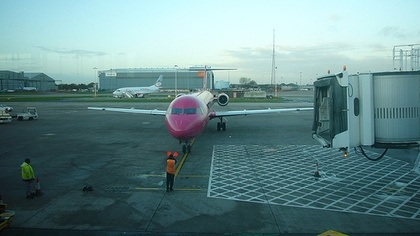
%> input picture Code/cluster/2007_000032.jpg, 420 x 236 px, shrunk from 500 x 281 before the run
$ octave --eval "result = Visual_Saliency_Map(imread('2007_000032.jpg'));"   (GNU Octave 9; MATLAB toolbox functions it lacks are replaced by stand-ins)
%> lines starting %> are read from the running program, lines starting %| are printed output that depends on the picture
function out = Visual_Saliency_Map(I)

img=uint8(255*I);
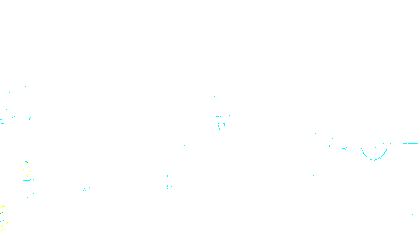
%> img: size 236x420x3 uint8; mean R, G, B 254.7, 255, 255
[count, x] = imhist(img);
%> count = 256 values, max 297233 at index 256, min 0 at index 2, mean 1161.6; x = 256 values from 0 to 255
Sal_Tab = zeros(256,1);
for j=0:255,
    for i=0:255,
    Sal_Tab(j+1) = Sal_Tab(j+1)+count(i+1)*abs(j-i);
    end
end
%> after the loop, Sal_Tab = 256 values, max 75794415 at index 1, min 32385 at index 256, mean 37913400
out=zeros(size(img));
for i=0:255,
    out(img==i)=Sal_Tab(i+1);
end
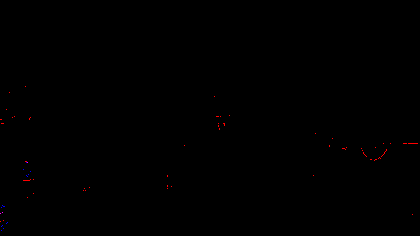
%> out: size 236x420x3 double; mean R, G, B 114934.4, 32385, 46907.6; drawn with min black and max white
out=mat2gray(out);

end

$ run again, on Code/cluster/2018.jpg
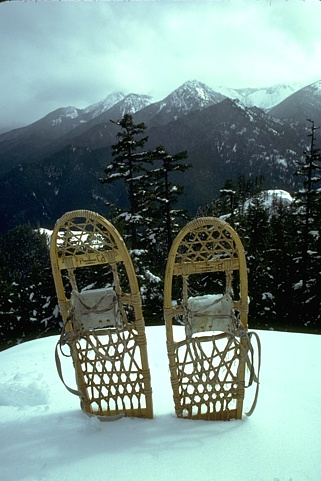
%> input picture Code/cluster/2018.jpg, 321 x 481 px
%> in Visual_Saliency_Map, `img=uint8(255*I);`:
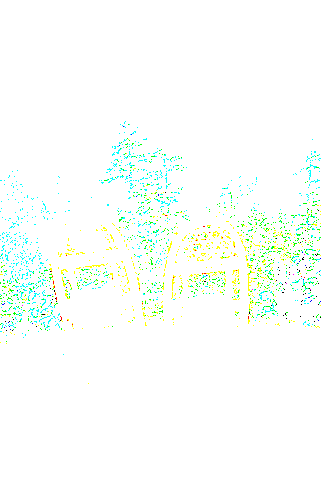
%> img: size 481x321x3 uint8; mean R, G, B 249.8, 254.7, 250.5
%> count = 256 values, max 457151 at index 256, min 0 at index 2, mean 1809.4; x = 256 values from 0 to 255
%> after the loop in Visual_Saliency_Map, `for j=0:255,`: Sal_Tab = 256 values, max 116573505 at index 1, min 1543260 at index 256, mean 59058382.5
%> after the loop in Visual_Saliency_Map, `for i=0:255,`:
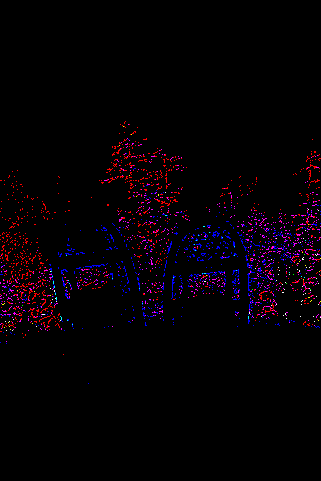
%> out: size 481x321x3 double; mean R, G, B 3886315.6, 1666931.6, 3585331.6; drawn with min black and max white
